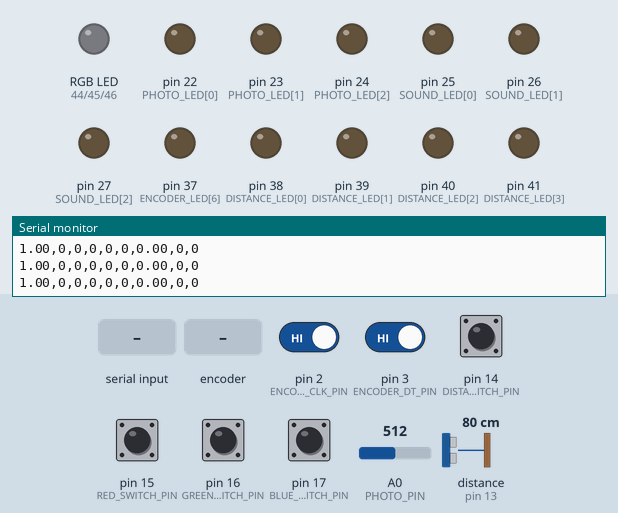
Simulated run of this sketch. Board: Arduino Mega 2560, built with avr-gcc and run on an emulated ATmega2560. Shown: an RGB LED mixed from three pins (HIGH = lit), output pins drawn as LEDs (lit = HIGH), the last lines printed to the serial monitor. Wiring (inferred from the names in the program): 4×4 keypad with keys 1 2 3 A 4 5 6 B 7 8 9 C * 0 # D (labels assumed): rows pin 4, pin 5, pin 6, pin 7; columns pin 8, pin 9, pin 10, pin 11. Inputs (shaded band) come from the test bench; at power-on: pin 2 (ENCODER_CLK_PIN), pin 3 (ENCODER_DT_PIN) HIGH, pin 14 (DISTANCE_SWITCH_PIN), pin 15 (RED_SWITCH_PIN), pin 16 (GREEN_SWITCH_PIN), pin 17 (BLUE_SWITCH_PIN) LOW, A0 (PHOTO_PIN) = 512, distance to the obstacle (sensor on pin 13) 80 cm. The echo pulse lasts 58.3 µs per cm; pins used as bus, display or sensor lines are not drawn.

Above: at 2.3 s.
2.4 s: pin 14 (DISTANCE_SWITCH_PIN) pulled HIGH for 0.15 s
At 3.2 s:
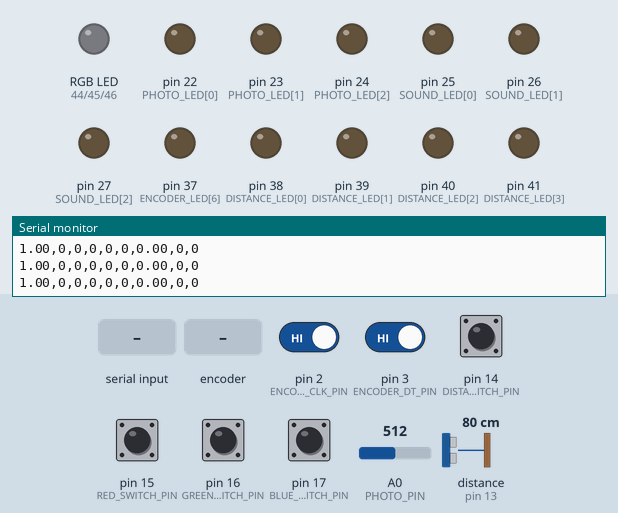
4.0 s: "0\n" received over Serial
At 4.9 s:
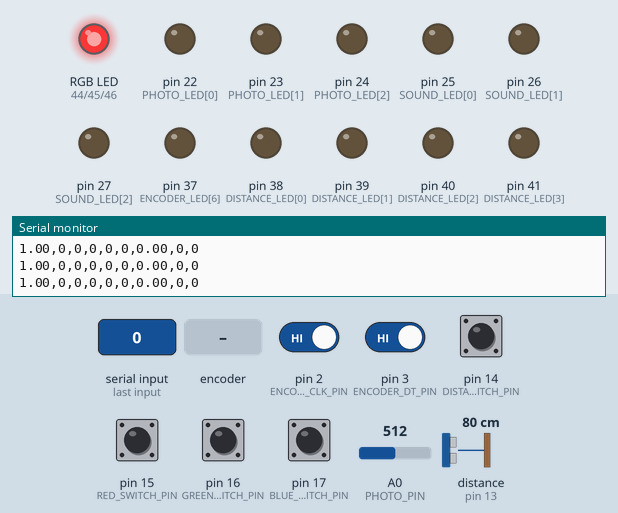
5.6 s: rotary encoder on pin 2 (ENCODER_CLK_PIN) / pin 3 (ENCODER_DT_PIN) turned 1 step (first pin leading)
At 6.7 s:
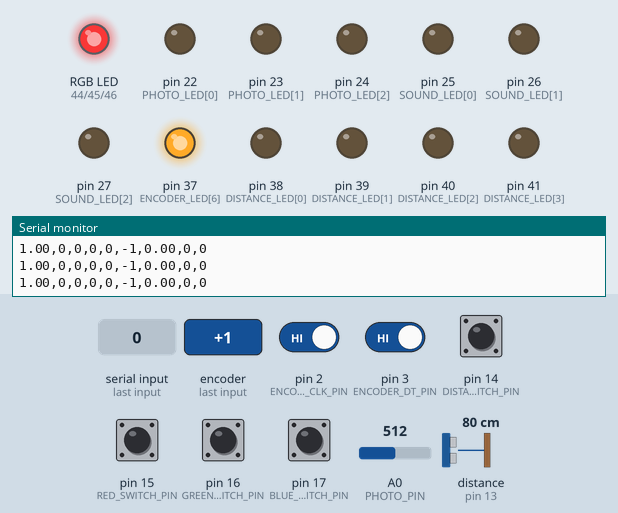
7.3 s: pin 14 (DISTANCE_SWITCH_PIN) pulled HIGH for 1 s
At 8.1 s:
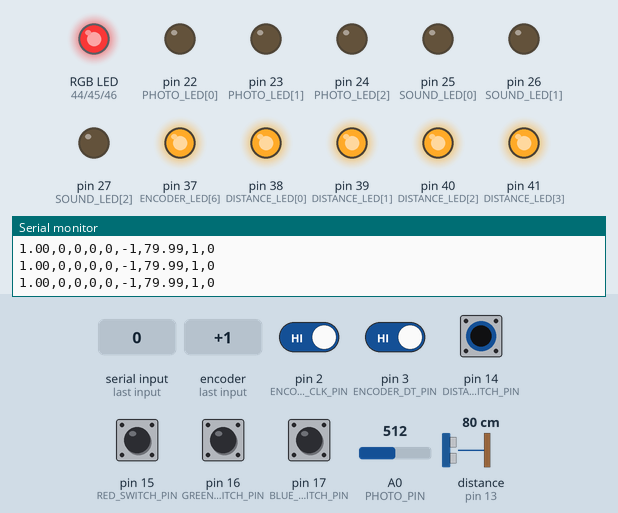
9.8 s: "1,90,45\n" received over Serial
At 10.6 s:
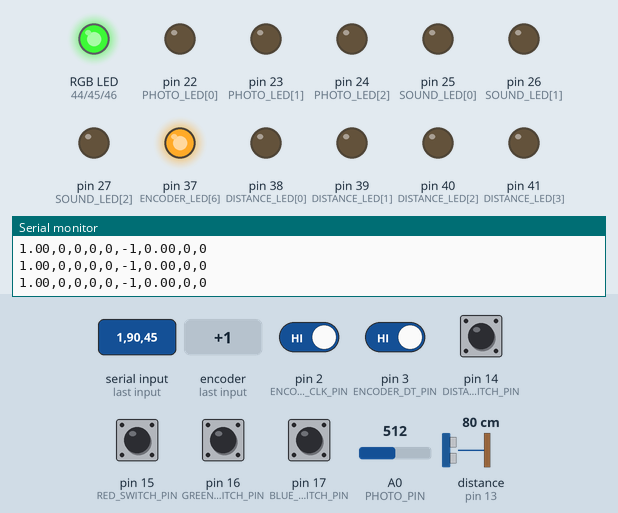
11.3 s: pin 14 (DISTANCE_SWITCH_PIN) pulled HIGH for 0.15 s
At 12.4 s:
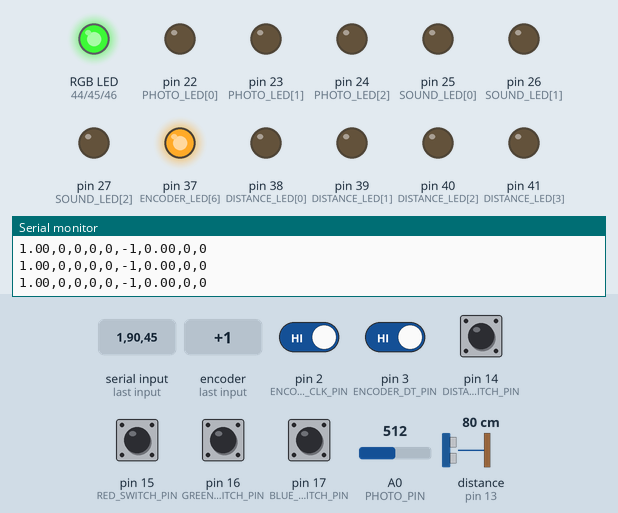
Timing chart, 0 to 13.9 s (numbered marks = the images above; inputs shaded):
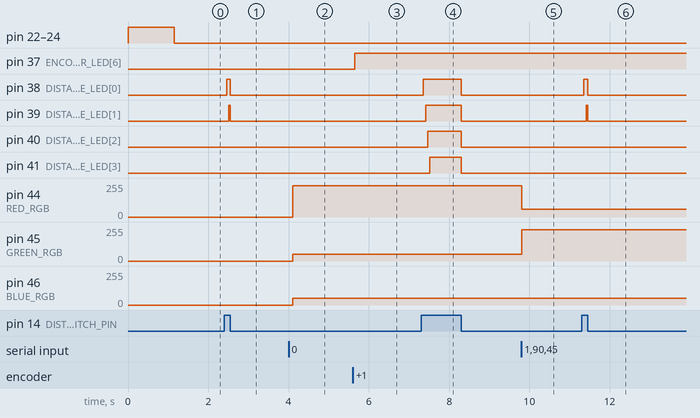

Measured:
- after the input at 2.4 s, pin 38 (DISTANCE_LED[0]): LOW → HIGH after 0.06 s, → LOW 0.10 s later; pin 39 (DISTANCE_LED[1]): LOW → HIGH after 0.11 s, → LOW 0.04 s later
- after the input at 4.0 s, pin 44 (RED_RGB): 0/255 → 235/255 after 0.10 s; pin 45 (GREEN_RGB), pin 46 (BLUE_RGB): 0/255 → 52/255 after 0.10 s
- after the input at 5.6 s, pin 37 (ENCODER_LED[6]): LOW → HIGH after 0.05 s
- after the input at 7.3 s, pin 38 (DISTANCE_LED[0]): LOW → HIGH after 0.06 s, → LOW 0.95 s later; pin 39 (DISTANCE_LED[1]): LOW → HIGH after 0.11 s, → LOW 0.89 s later; pin 40 (DISTANCE_LED[2]): LOW → HIGH after 0.16 s, → LOW 0.84 s later; pin 41 (DISTANCE_LED[3]): LOW → HIGH after 0.22 s, → LOW 0.79 s later
- after the input at 9.8 s, pin 44 (RED_RGB): 235/255 → 58/255 at once; pin 45 (GREEN_RGB): 52/255 → 235/255 at once
- after the input at 11.3 s, pin 38 (DISTANCE_LED[0]): LOW → HIGH after 0.06 s, → LOW 0.10 s later; pin 39 (DISTANCE_LED[1]): LOW → HIGH after 0.11 s, → LOW 0.04 s later

The sketch:

sketch.ino
```cpp
// (licence header left out)
/*
 * Android Input sketch
 *
 * Input for the application, pins and breadboard positions (if any):
 *  - A0: Photoresistor, 50 - 5V, 52 - R - Gn
 *  - A1: Sound Sensor, 60+ e
 *  - 14: Distance activation button
 *  - 15: Red switch
 *  - 16: Green switch
 *  - 17: Blue switch
 *  - 2, 3: Rotary Encoder
 *  - 4 - 11: 4x4 button pad
 *  - 12, 13: Distance Sensor
 *
 * Outputs (LEDs):
 *  - 44, 45, 46: PWM outputs respectively for the RGB LED
 *  - 22, 23, 24: always On at the start of the Photoresistor
 *  - 25, 26, 27: sequentially On when photoresistor is activated
 *  - 28, 29: on when the sound goes over a threshold
 *  - 30: always on over the encoder
 *  - 31, 32, 33, 34, 35, 36, 37: encoder value indicators (from 0 to 7)
 *  - 38, 39, 40, 41: on when the distance sensor button is pressed
 *
 * The sketch gathers the input values  in a State class, which is then
 * serialized and sent over the serial port to the electron p5 application.
 *
 */

#include "./state.h"
#include "movingAvg.h"

State state = State();

// Serial timing
const int sendPeriod = 30;
int sendTime = 0;

// General time management
unsigned long deltaTime = 0;
unsigned long currentMillis = 0;
unsigned long preMillis = 0;

#pragma region PIN SETUP IN

// Photoresistor - A0
#define PHOTO_PIN A0

// Sound Sensor - A1
#define SOUND_PIN A1

// Button - 14 (switch)
#define DISTANCE_SWITCH_PIN 14

// Switches (as digital inputs) - 15, 16, 17
#define RED_SWITCH_PIN 15
#define GREEN_SWITCH_PIN 16
#define BLUE_SWITCH_PIN 17

// Encoder - 2, 3
#define ENCODER_CLK_PIN 2
#define ENCODER_DT_PIN 3

// Distance Sensor - 12, 13
#define DISTANCE_TRIG_PIN 12
#define DISTANCE_ECHO_PIN 13

// 4x4 Key pad - 4 - 11
const byte KEYS_ROW_PIN[4] = { 4, 5, 6, 7 };
const byte KEYS_COL_PIN[4] = { 8, 9, 10, 11 };

#pragma endregion PIN SETUP IN

#pragma region PIN SETUP OUT

#define RED_RGB 44
#define GREEN_RGB 45
#define BLUE_RGB 46

#define PHOTO_LED_COUNT 3
const byte PHOTO_LED[PHOTO_LED_COUNT] = { 22, 23, 24 };
#define SOUND_LED_COUNT 3
const byte SOUND_LED[SOUND_LED_COUNT] = { 25, 26, 27 };
#define SOUND_END_LED_COUNT 2
const byte SOUND_END_LED[SOUND_END_LED_COUNT] = { 28, 29 };

const byte ENCODER_ON_LED = 30;
#define ENCODER_LED_COUNT 7
const byte ENCODER_LED[ENCODER_LED_COUNT] = { 31, 32, 33, 34, 35, 36, 37 };

#define DISTANCE_LED_COUNT 4
const byte DISTANCE_LED[DISTANCE_LED_COUNT] = { 38, 39, 40, 41 };


#pragma endregion PIN SETUP OUT

#pragma region SENSOR VARIABLES

// Photoresistor/Sound variables
const float lightThreshold = 0.95f;
int initialPhotoValue;
const int soundThreshold = 450;
movingAvg soundSensor(5);

int photoLEDsOn = 0;
unsigned long photoOnTime = 0;
int soundLEDsOn = 0;
unsigned long soundOnTime = 0;

// Encoder variables
volatile int encoderCounter;
//int encoderCurrentCLK;
//int encoderPrevCLK;

// Distance sensor variables
#define SOUND_SPEED 0.0343
unsigned long lastDistanceSwitchPress = 0;
movingAvg distanceSensor(10);
int distanceLEDsOn = 0;
unsigned long distanceOnTime = 0;

// Keypad variables
unsigned int keysDebounceTime = 10;
unsigned long keysStartTime = 0;

#pragma endregion SENSORS VARIABLES

void setup()
{
    Serial.begin(9600);
    Serial.setTimeout(100);

    // Input Pins Setup

    // Photoresistor
    pinMode(PHOTO_PIN, INPUT);

    // Sound sensor
    pinMode(SOUND_PIN, INPUT);
    soundSensor.begin();

    // RGB Switches
    pinMode(RED_SWITCH_PIN, INPUT);
    pinMode(GREEN_SWITCH_PIN, INPUT);
    pinMode(BLUE_SWITCH_PIN, INPUT);

    // Encoder
    pinMode(ENCODER_CLK_PIN, INPUT);
    pinMode(ENCODER_DT_PIN, INPUT);
    // Call OnEncoderISR when CLK goes up
    attachInterrupt(digitalPinToInterrupt(ENCODER_CLK_PIN), OnEncoderISR, RISING);

    // Distance Sensor
    pinMode(DISTANCE_SWITCH_PIN, INPUT);
    pinMode(DISTANCE_TRIG_PIN, OUTPUT);
    pinMode(DISTANCE_ECHO_PIN, INPUT);
    distanceSensor.begin();

    // 4x4 Key pad
    for (int i = 0; i < 4; i++)
    {
        pinMode(KEYS_ROW_PIN[i], OUTPUT);
        pinMode(KEYS_COL_PIN[i], INPUT);
    }

    // Output Pins Setup

    pinMode(RED_RGB, OUTPUT);
    pinMode(GREEN_RGB, OUTPUT);
    pinMode(BLUE_RGB, OUTPUT);

    // Photoresistor LEDs (selected on)
    for (int i = 0; i < PHOTO_LED_COUNT; i++)
    {
        pinMode(PHOTO_LED[i], OUTPUT);
    }

    // Sound sensor LEDs (on when the photo is covered)
    for (int i = 0; i < SOUND_LED_COUNT; i++)
    {
        pinMode(SOUND_LED[i], OUTPUT);
    }

    // Sound sensor LEDs at the end
    for (int i = 0; i < SOUND_END_LED_COUNT; i++)
    {
        pinMode(SOUND_END_LED[i], OUTPUT);
    }

    // Encoder single LED (always on)
    pinMode(ENCODER_ON_LED, OUTPUT);
    digitalWrite(ENCODER_ON_LED, HIGH);

    // Encoder LEDs
    for (int i = 0; i < ENCODER_LED_COUNT; i++)
    {
        pinMode(ENCODER_LED[i], OUTPUT);
    }

    // Distance LEDs
    for (int i = 0; i < DISTANCE_LED_COUNT; i++)
    {
        pinMode(DISTANCE_LED[i], OUTPUT);
    }

    // Initial read for "environment calibration"
    SetLEDGroup(PHOTO_LED, PHOTO_LED_COUNT, HIGH);
    delay(1000);
    initialPhotoValue = analogRead(PHOTO_PIN);
    delay(150);
    SetLEDGroup(PHOTO_LED, PHOTO_LED_COUNT, LOW);
}

void loop()
{
    // Update deltaTime
    currentMillis = millis();
    deltaTime = currentMillis - preMillis;

    // Read Serial

    if(Serial.available() > 0)
    {
        state.ReadState();
        SetRGBColor();
    }


    // Read Inputs

    ReadPhotoresistor();
    ReadSoundSensor();

    ReadRGBSwitches();
    ReadEncoder();
    ReadDistanceSensor();
    ReadKeyPad();

    // Update outputs

    UpdateOutputs();

    // Send state update

    if(currentMillis - sendTime > sendPeriod)
    {
        state.WriteState();
        sendTime = currentMillis;
    }

    preMillis = currentMillis;
}

#pragma region Inputs

void ReadPhotoresistor()
{
    state.photoresistor = analogRead(PHOTO_PIN) / (float) initialPhotoValue;
    state.photoOn = state.photoresistor < lightThreshold;
}

void ReadSoundSensor()
{
    if(state.photoresistor < lightThreshold)
    {
        int soundRead = analogRead(SOUND_PIN);
        soundSensor.reading(soundRead);
        int avgRead = soundSensor.getAvg();

        state.sound = avgRead;
        state.soundOn = state.sound < soundThreshold;
    }
    else
    {
        state.sound = 0;
        state.soundOn = false;
    }
}

void ReadRGBSwitches()
{
    state.red = digitalRead(RED_SWITCH_PIN) == HIGH ? true : false;
    state.green = digitalRead(GREEN_SWITCH_PIN) == HIGH ? true : false;
    state.blue = digitalRead(BLUE_SWITCH_PIN) == HIGH ? true : false;
}

// Encoder interrupt
// Called when ENCODER_CLK_PIN rises from LOW to HIGH
void OnEncoderISR()
{
    if(digitalRead(ENCODER_DT_PIN) == LOW)
    {
        encoderCounter = -1;
    }
    else
    {
        encoderCounter = +1;
    }
}

// This applies the values of the encoder read in OnEncoderISR
void ReadEncoder()
{
    noInterrupts();

    state.encoder += encoderCounter;

    state.encoder = constrain(state.encoder, -ENCODER_LED_COUNT, ENCODER_LED_COUNT); //clamps max. encoder counter value to -7 and 7

    encoderCounter = 0;

    interrupts();
}

void ReadDistanceSensor()
{
    // Debounced button press to activate teh distance sensor
    int button = digitalRead(DISTANCE_SWITCH_PIN);

    if (button == HIGH)
    {
		if (currentMillis - lastDistanceSwitchPress > 50)
        {
			state.distanceButton = true;
		}

        lastDistanceSwitchPress = currentMillis;
	}
    else
    {
        state.distanceButton = false;
    }

    if(state.distanceButton == true)
    {
        // Set to low to setup a pulse
        digitalWrite(DISTANCE_TRIG_PIN, LOW);
        delayMicroseconds(2);
        // Send 10 microsecond pulse
        digitalWrite(DISTANCE_TRIG_PIN, HIGH);
        delayMicroseconds(10);

        digitalWrite(DISTANCE_TRIG_PIN, LOW);

        // Read pulse on the receiver
        unsigned long duration = pulseIn(DISTANCE_ECHO_PIN, HIGH);

        // Store for average smoothing
        soundSensor.reading(duration);

        // Calculate distance based on speed of sound
        state.distance = (soundSensor.getAvg() * SOUND_SPEED) / 2;
    }
    else
    {
        state.distance = 0;
    }
}

// Borrowed and adapted from Keypad library
// Comments are copied verbatim to allow understanding
void ReadKeyPad()
{
    // Limit how often the keypad is scanned. This makes the loop() run 10 times as fast.
    if ((currentMillis - keysStartTime) > keysDebounceTime)
    {
	    // Re-intialize the row pins. Allows sharing these pins with other hardware.
        for (byte row = 0; row < 4; row++)
        {
            pinMode(KEYS_ROW_PIN[row], INPUT_PULLUP);
        }

        for (byte col = 0; col < 4; col++)
        {
            pinMode(KEYS_COL_PIN[col], OUTPUT);

            // Begin column pulse output.
            digitalWrite(KEYS_COL_PIN[col], LOW);

            for (byte row = 0; row < 4; row++)
            {
                // keypress is active low so invert to high.
                int val = !digitalRead(KEYS_ROW_PIN[row]);
                int selectedSwitch = col + row * 4;

                // Set state using bit masks
                if (val == HIGH)
                {
                    state.keypad |= (1 << selectedSwitch);
                }
                else
                {
                    state.keypad &= ~(1 << selectedSwitch);
                }
            }

		    // Set pin to high impedance input. Effectively ends column pulse.
            digitalWrite(KEYS_COL_PIN[col], HIGH);
            pinMode(KEYS_COL_PIN[col], INPUT);
        }

        keysStartTime = currentMillis;
    }
}

#pragma endregion Inputs

#pragma region Outputs

void SetRGBColor()
{
    analogWrite(RED_RGB, state.red_RGB);
    analogWrite(GREEN_RGB, state.green_RGB);
    analogWrite(BLUE_RGB, state.blue_RGB);
}

void UpdateOutputs()
{
    UpdateSoundOutput();
    UpdateDistanceOutput();
    UpdateEncoderOutput();
}

void UpdateSoundOutput()
{
    bool photoAllOn = UpdateLEDSequence(PHOTO_LED, PHOTO_LED_COUNT, 50,
        state.selected,
        &photoLEDsOn,
        &photoOnTime);

    bool soundAllOn = UpdateLEDSequence(SOUND_LED, SOUND_LED_COUNT, 50,
        state.photoOn && photoAllOn,
        &soundLEDsOn,
        &soundOnTime);

    SetLEDGroup(SOUND_END_LED, SOUND_END_LED_COUNT, state.soundOn && soundAllOn);
}

void UpdateDistanceOutput()
{
    UpdateLEDSequence(DISTANCE_LED, DISTANCE_LED_COUNT, 50, state.distanceButton, &distanceLEDsOn, &distanceOnTime);
}

void UpdateEncoderOutput()
{
    int encoderLEDs = state.encoder;
    SetLEDGroupToValue(ENCODER_LED, ENCODER_LED_COUNT, encoderLEDs);
}

// General method to turn a sequence of LEDs on sequentially with configurable intervals
bool UpdateLEDSequence(const byte* LEDGroup, const int LEDCount, const int interval, bool trigger, int* LEDsOnCount, unsigned long* onTime)
{
     if(trigger)
    {
        *onTime += deltaTime;

        if(*onTime >= interval)
        {
            *onTime = 0;
            *LEDsOnCount = constrain(*LEDsOnCount + 1, 0, LEDCount);
            SetLEDGroup(LEDGroup, *LEDsOnCount, trigger);
        }
    }
    else
    {
        *LEDsOnCount = 0;
        *onTime = 0;

        SetLEDGroup(LEDGroup, LEDCount, LOW);
    }

    return LEDCount == *LEDsOnCount;
}

void SetLEDGroup(const byte* array, int count, byte state)
{
    for(int i = 0; i < count; i++)
    {
        digitalWrite(array[i], state);
    }
}

// Sets a group of LEDs ON depending on the input value:
//
void SetLEDGroupToValue(const byte* array, int count, int value)
{
    if(value > 0)
    {
        for(int i = 0; i < count; i++)
        {
            if(i + 1 <= value)
            {
                digitalWrite(array[i], HIGH);
            }
            else
            {
                digitalWrite(array[i], LOW);
            }
        }
    }
    else if (value < 0)
    {
        for(int i = 0; i < count; i++)
        {
            if(i + 1 <= count + value)
            {
                digitalWrite(array[i], LOW);
            }
            else
            {
                digitalWrite(array[i], HIGH);
            }
        }
    }
    else // value == 0
    {
        SetLEDGroup(array, count, LOW);
    }
}

#pragma endregion Outputs
```

movingAvg.cpp
```cpp
// (licence header left out)
#include "movingAvg.h"

// initialize - allocate the interval array
void movingAvg::begin()
{
    m_readings = new int[m_interval];
}

// add a new reading and return the new moving average
int movingAvg::reading(int newReading)
{
    // add each new data point to the sum until the m_readings array is filled
    if (m_nbrReadings < m_interval)
    {
        ++m_nbrReadings;
        m_sum = m_sum + newReading;
    }
    // once the array is filled, subtract the oldest data point and add the new one
    else
    {
        m_sum = m_sum - m_readings[m_next] + newReading;
    }

    m_readings[m_next] = newReading;
    if (++m_next >= m_interval) m_next = 0;
    return (m_sum + m_nbrReadings / 2) / m_nbrReadings;
}

// just return the current moving average
int movingAvg::getAvg()
{
    return (m_sum + m_nbrReadings / 2) / m_nbrReadings;
}

// start the moving average over again
void movingAvg::reset()
{
    m_nbrReadings = 0;
    m_sum = 0;
    m_next = 0;
}
```

movingAvg.h
```cpp
// (licence header left out)
#ifndef MOVINGAVG_H_INCLUDED
#define MOVINGAVG_H_INCLUDED

class movingAvg
{
    public:
        movingAvg(int interval)
            : m_interval(interval), m_nbrReadings(0), m_sum(0), m_next(0) {}
        void begin();
        int reading(int newReading);
        int getAvg();
        int getCount() {return m_nbrReadings;}
        void reset();
        int* getReadings() {return m_readings;}

    private:
        int m_interval;     // number of data points for the moving average
        int m_nbrReadings;  // number of readings
        long m_sum;         // sum of the m_readings array
        int m_next;         // index to the next reading
        int *m_readings;    // pointer to the dynamically allocated interval array
};
#endif
```

state.cpp
```cpp
// (licence header left out)
#include "state.h"

using namespace std;

State::State()
{
}

void State::WriteState()
{
    Serial.print(photoresistor);
    Serial.print(",");
    Serial.print(sound);
    Serial.print(",");
    Serial.print(red);
    Serial.print(",");
    Serial.print(green);
    Serial.print(",");
    Serial.print(blue);
    Serial.print(",");
    Serial.print(encoder);
    Serial.print(",");
    Serial.print(distance);
    Serial.print(",");
    Serial.print(distanceButton);
    Serial.print(",");
    Serial.print(keypad);
    Serial.println();
}

void State::ReadState()
{
    DeserializeColor((Color) Serial.parseInt());
    selected = Serial.parseInt() == 0 ?  false : true;
}

void State::DeserializeColor(Color color)
{
    switch(color)
    {
        case RED:
            red_RGB = 235;
            green_RGB = 52;
            blue_RGB = 52;
        break;
        case GREEN:
            red_RGB = 58;
            green_RGB = 235;
            blue_RGB = 52;
        break;
        case BLUE:
            red_RGB = 52;
            green_RGB = 55;
            blue_RGB = 235;
        break;
        case YELLOW:
            red_RGB = 235;
            green_RGB = 229;
            blue_RGB = 52;
        break;
        case MAGENTA:
            red_RGB = 235;
            green_RGB = 52;
            blue_RGB = 140;
        break;
        case CYAN:
            red_RGB = 52;
            green_RGB = 235;
            blue_RGB = 229;
        break;
        case WHITE:
            red_RGB = 255;
            green_RGB = 255;
            blue_RGB = 255;
        break;
        case NONE:
            red_RGB = 0;
            green_RGB = 0;
            blue_RGB = 0;
        break;
        break;
    }
}
```

state.h
```cpp
// (licence header left out)
#ifndef STATE_H
#define STATE_H

#include "Arduino.h"
#include "string.h"

enum Color
{
    RED,
    GREEN,
    BLUE,
    MAGENTA,
    CYAN,
    YELLOW,
    WHITE,
    NONE
};

class State
{
public:

    #pragma region Inputs
    // Photoresistor
    // Normalized positive value [0, 1]
    float photoresistor;
    bool photoOn;

    // Sound Sensor
    // Positive raw value [0, 1024]
    int sound;
    bool soundOn;

    // RGB Switches
    // Booleans (on/off)
    bool red;
    bool green;
    bool blue;

    // Encoder accumulated value, can be positive or negative
    int encoder = 0;

    // Distance sensor
    // Positive distance value (in centimeters?) may need regulation
    float distance;
    // Activate distance sensor reading
    bool distanceButton;

    // 4x4 Key Pad
    // Flags of active buttons
    unsigned int keypad;

    #pragma endregion Inputs

    #pragma region Outputs

    // Values for the RGB LED
    int red_RGB;
    int green_RGB;
    int blue_RGB;

    // A shape is selected (received from app)
    bool selected;

    #pragma endregion Outputs

    State();
    void WriteState();
    void ReadState();
    void DeserializeColor(Color);
};

#endif
```
